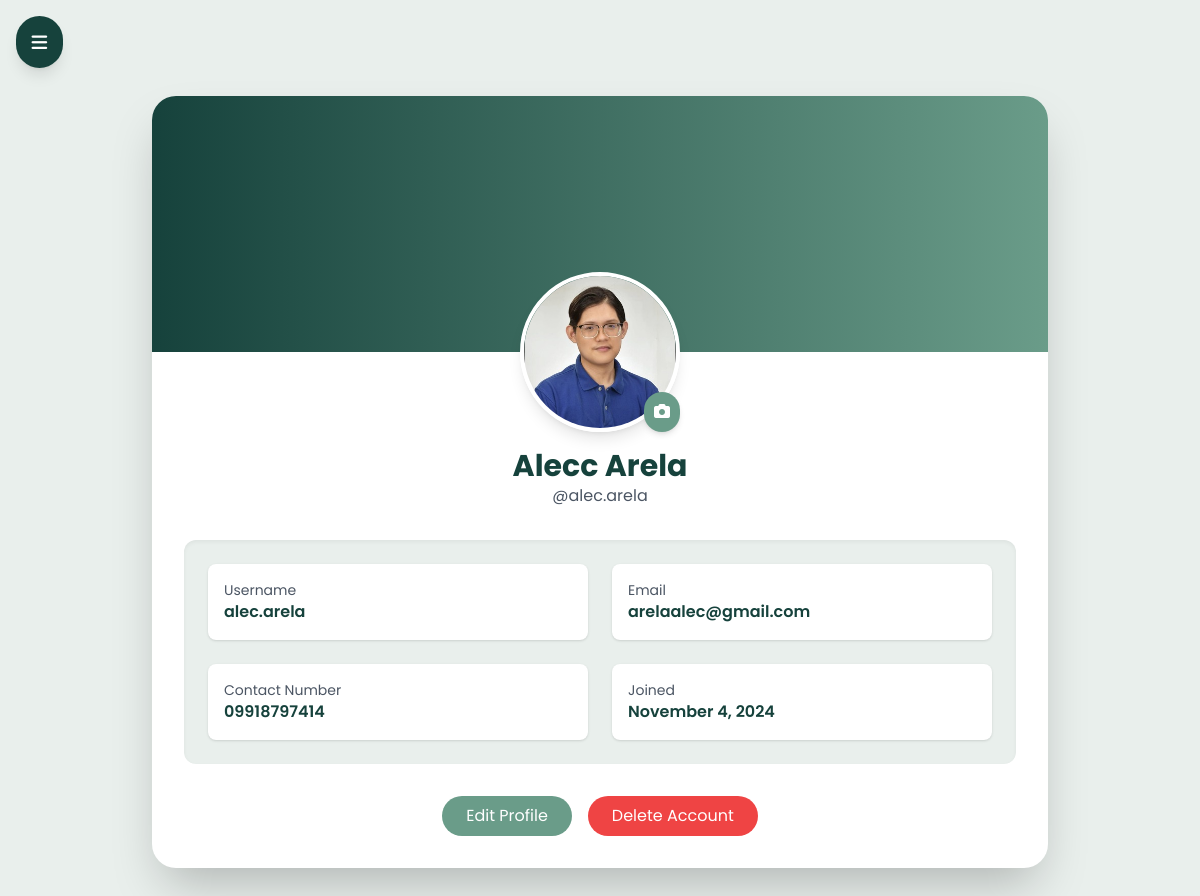
The app's page /users/account/ (signed in) with its own data.
### users/models.py (models this page shows, shortened)
class CustomUser(AbstractUser):
    middle_initial = models.CharField(max_length=1, blank=True)
    contact_number = models.CharField(max_length=15, blank=True)
    profile_picture = models.ImageField(upload_to='profile_pictures/', blank=True, null=True)

### users/views.py (the view)
# urls.py: path('account/', views.account_view, name='account'),
@login_required
def account_view(request):
    return render(request, 'users/account.html')

### users/templates/users/account.html (shortened to what this page needs)
<!DOCTYPE html>
<html lang="en">
<head>
    {% load static %}
    <script src="https://cdn.tailwindcss.com"></script>
    <link href="https://cdn.jsdelivr.net/npm/@fortawesome/fontawesome-free/css/all.min.css" rel="stylesheet">
</head>
<body class="bg-background min-h-screen">
    <button id="menuButton" class="fixed top-4 left-4 z-50 bg-primary text-white p-3 rounded-full shadow-lg hover:bg-secondary transition-colors">
        <i class="fas fa-bars text-lg"></i>
    </button>
    <div class="container mx-auto px-4 py-8 mt-16">
        <div class="bg-white shadow-2xl rounded-3xl overflow-hidden max-w-4xl mx-auto">
            <div class="relative h-64 bg-gradient-to-r from-primary to-secondary">
                <div class="absolute -bottom-20 left-1/2 transform -translate-x-1/2">
                    <div class="relative">
                        <div class="w-40 h-40 rounded-full overflow-hidden border-4 border-white shadow-lg">
                            {% if user.profile_picture %}
                                <img src="{{ user.profile_picture.url }}" alt="Profile Picture" class="w-full h-full object-cover">
                            {% else %}
                                <div class="w-full h-full bg-accent flex items-center justify-center text-primary text-4xl font-bold">
                                    {{ user.first_name|slice:":1" }}{{ user.last_name|slice:":1" }}
                                </div>
                            {% endif %}
                        </div>
                        <label for="uploadProfilePicture" class="absolute bottom-0 right-0 bg-secondary text-white p-2 rounded-full cursor-pointer shadow-md hover:bg-primary transition-colors">
                            <i class="fas fa-camera"></i>
                        </label>
                    </div>
                </div>
            </div>
            <div class="pt-24 px-8 pb-8">
                <div class="text-center mb-8">
                    <h2 class="text-3xl font-bold text-primary">{{ user.first_name }} {{ user.last_name }}</h2>
                    <p class="text-gray-600">@{{ user.username }}</p>
                </div>
                <div class="bg-background p-6 rounded-xl shadow-inner mb-8">
                    <div class="grid grid-cols-1 md:grid-cols-2 gap-6">
                        <div class="bg-white p-4 rounded-lg shadow">
                            <p class="text-gray-600 text-sm">Username</p>
                            <p class="font-semibold text-primary">{{ user.username }}</p>
                        </div>
                        <div class="bg-white p-4 rounded-lg shadow">
                            <p class="text-gray-600 text-sm">Email</p>
                            <p class="font-semibold text-primary">{{ user.email }}</p>
                        </div>
                        <div class="bg-white p-4 rounded-lg shadow">
                            <p class="text-gray-600 text-sm">Contact Number</p>
                            <p class="font-semibold text-primary">{{ user.contact_number|default:"Not Provided" }}</p>
                        </div>
                        <div class="bg-white p-4 rounded-lg shadow">
                            <p class="text-gray-600 text-sm">Joined</p>
                            <p class="font-semibold text-primary">{{ user.date_joined|date:"F j, Y" }}</p>
                        </div>
                    </div>
                </div>
                <div class="flex justify-center space-x-4">
                    <label for="editModal" class="btn bg-secondary hover:bg-primary text-white border-none px-6 py-2 rounded-full transition-colors duration-300 cursor-pointer">Edit Profile</label>
                    <label for="deleteModal" class="btn bg-red-500 hover:bg-red-600 text-white border-none px-6 py-2 rounded-full transition-colors duration-300 cursor-pointer">Delete Account</label>
                </div>
            </div>
        </div>
    </div>
</body>
</html>

### users/templates/users/account.html (style rules this page uses)
body { font-family: 'Poppins', sans-serif; }

### records on screen
CustomUser: profile_picture (picture), first_name "Alecc", last_name "Arela", username "alec.arela", email "arelaalec@gmail.com", contact_number "09918797414", date_joined "November 4, 2024"
